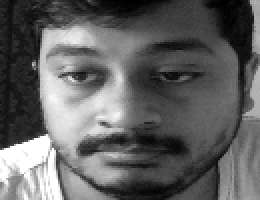
#> input picture datasets/sourajit/10.png, 130 x 100 px, given in place of the camera (shown 2 times larger)
$ python create_data.py
#> lines starting #> are read from the running program, lines starting #| are printed output that depends on the picture; after the words box and inside, x2 and y2 are one past the last pixel; in counts of white or black regions, pixels touching at a corner belong together
#creating database
import cv2, sys, numpy, os
haar_file = 'haarcascade_frontalface_default.xml'
datasets = 'datasets'  #All the faces data will be present this folder
sub_data = 'sourajit'     #These are sub data sets of folder, for my faces I've used my name

path = os.path.join(datasets, sub_data)
if not os.path.isdir(path):
    os.mkdir(path)
(width, height) = (130, 100)    # defining the size of image


face_cascade = cv2.CascadeClassifier(haar_file)
webcam = cv2.VideoCapture(0) #'0' is use for my webcam, if you've any other camera attached use '1' like this

# The program loops until it has 30 images of the face.
count = 1
while count < 30:
    (_, im) = webcam.read()
#> im is the input picture: shape (100, 130, 3); min 0, max 255, mean 98
    gray = cv2.cvtColor(im, cv2.COLOR_BGR2GRAY)
    faces = face_cascade.detectMultiScale(gray, 1.3, 4)
#> faces = [[15, 7, 89, 89]]
    for (x,y,w,h) in faces:
        cv2.rectangle(im,(x,y),(x+w,y+h),(255,0,0),2)
        face = gray[y:y + h, x:x + w]
        face_resize = cv2.resize(face, (width, height))
        cv2.imwrite('%s/%s.png' % (path,count), face_resize)
#> this loop made 1 pass
#> pass 1, `face = gray[y:y + h, x:x + w]`:
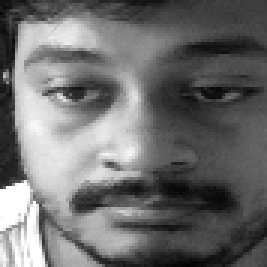
#> face: shape (89, 89) (shown 3 times larger); min 2, max 255, mean 110.1
#> pass 1, `face_resize = cv2.resize(face, (width, height))`:
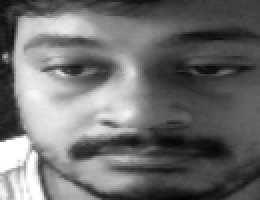
#> face_resize: shape (100, 130) (shown 2 times larger); min 2, max 255, mean 109.9
#> after the loop:
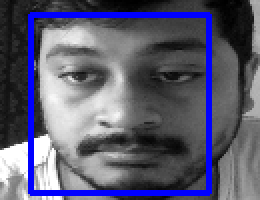
#> im: shape (100, 130, 3) (shown 2 times larger); 8.18% of pixels changed, all inside (x1, y1, x2, y2) = (14, 6, 106, 98)
    count += 1

    cv2.imshow('OpenCV', im)
    key = cv2.waitKey(10)
#> (key Esc is pressed here)
    if key == 27:
        break

$ run again, on datasets/sourajit/13.png
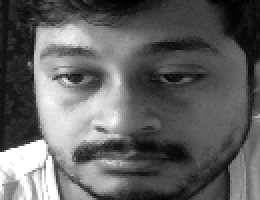
#> input picture datasets/sourajit/13.png, 130 x 100 px, given in place of the camera (shown 2 times larger)
#> im is the input picture: shape (100, 130, 3); min 0, max 255, mean 97.8
#> faces = [[14, 8, 89, 89]]
#> the loop `for (x,y,w,h) in faces:` made 1 pass
#> pass 1, `face_resize = cv2.resize(face, (width, height))`:
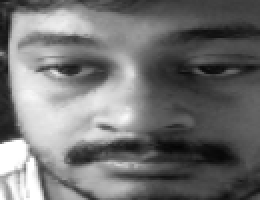
#> face_resize: shape (100, 130) (shown 2 times larger); min 5, max 255, mean 114
#> after the loop `for (x,y,w,h) in faces:`:
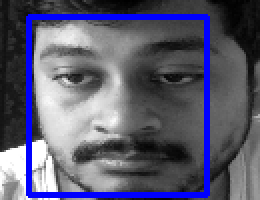
#> im: shape (100, 130, 3) (shown 2 times larger); 8.18% of pixels changed, all inside (x1, y1, x2, y2) = (13, 7, 105, 99)
